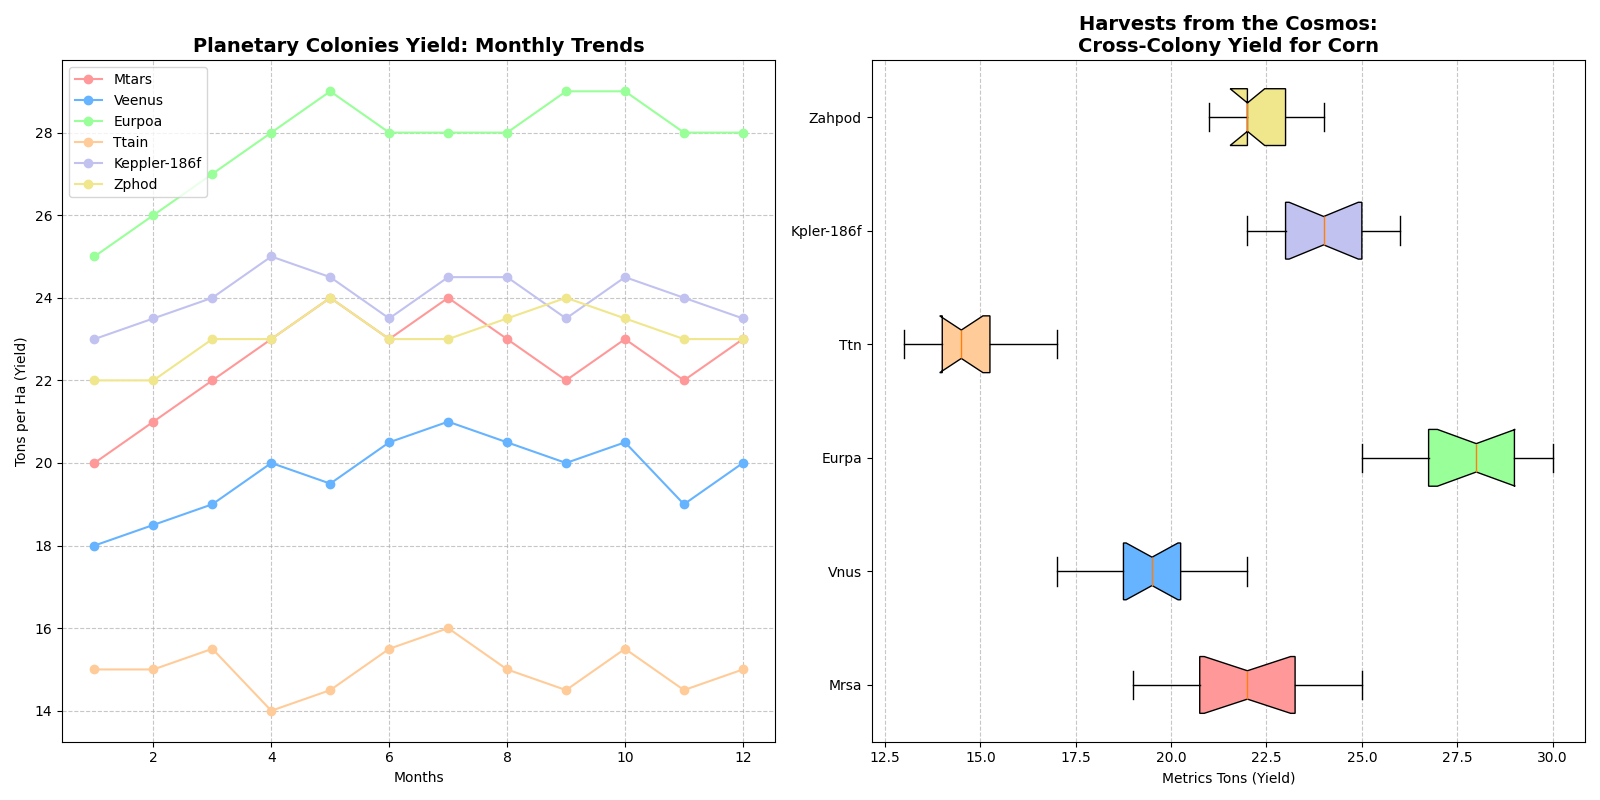

Here is the Python script that generated this plot:
import matplotlib.pyplot as plt
import numpy as np

mars_yields = [20, 23, 21, 19, 25, 22, 24, 23, 20, 22, 21, 24]
venus_yields = [18, 19, 17, 20, 19, 21, 22, 20, 19, 21, 18, 20]
europa_yields = [25, 28, 26, 30, 29, 27, 26, 28, 30, 27, 28, 29]
titan_yields = [15, 14, 16, 13, 14, 15, 17, 13, 14, 16, 15, 14]
kepler_yields = [23, 24, 25, 26, 23, 22, 24, 25, 23, 25, 24, 23]
zaphod_yields = [22, 21, 23, 22, 24, 22, 21, 23, 24, 23, 22, 22]

months = np.arange(1, 13)
mars_trend = np.array([20, 21, 22, 23, 24, 23, 24, 23, 22, 23, 22, 23])
venus_trend = np.array([18, 18.5, 19, 20, 19.5, 20.5, 21, 20.5, 20, 20.5, 19, 20])
europa_trend = np.array([25, 26, 27, 28, 29, 28, 28, 28, 29, 29, 28, 28])
titan_trend = np.array([15, 15, 15.5, 14, 14.5, 15.5, 16, 15, 14.5, 15.5, 14.5, 15])
kepler_trend = np.array([23, 23.5, 24, 25, 24.5, 23.5, 24.5, 24.5, 23.5, 24.5, 24, 23.5])
zaphod_trend = np.array([22, 22, 23, 23, 24, 23, 23, 23.5, 24, 23.5, 23, 23])

fig, axes = plt.subplots(1, 2, figsize=(16, 8))

# Place the line plot on the left (axes[0])
axes[0].plot(months, mars_trend, label='Mtars', color='#FF9999', marker='o')
axes[0].plot(months, venus_trend, label='Veenus', color='#66B3FF', marker='o')
axes[0].plot(months, europa_trend, label='Eurpoa', color='#99FF99', marker='o')
axes[0].plot(months, titan_trend, label='Ttain', color='#FFCC99', marker='o')
axes[0].plot(months, kepler_trend, label='Keppler-186f', color='#C2C2F0', marker='o')
axes[0].plot(months, zaphod_trend, label='Zphod', color='#F0E68C', marker='o')
axes[0].set_title("Planetary Colonies Yield: Monthly Trends", fontsize=14, fontweight='bold')
axes[0].set_xlabel("Months")
axes[0].set_ylabel("Tons per Ha (Yield)")
axes[0].legend(loc='upper left', fontsize=10)
axes[0].grid(True, linestyle='--', alpha=0.7)

# Place the box plot on the right (axes[1])
all_yields = [mars_yields, venus_yields, europa_yields, titan_yields, kepler_yields, zaphod_yields]
colony_names = ['Mrsa', 'Vnus', 'Eurpa', 'Ttn', 'Kpler-186f', 'Zahpod']
box = axes[1].boxplot(all_yields, vert=False, patch_artist=True, labels=colony_names, notch=True, whis=1.5)
colors = ['#FF9999', '#66B3FF', '#99FF99', '#FFCC99', '#C2C2F0', '#F0E68C']
for patch, color in zip(box['boxes'], colors):
    patch.set_facecolor(color)
axes[1].set_title("Harvests from the Cosmos:\nCross-Colony Yield for Corn", fontsize=14, fontweight='bold')
axes[1].set_xlabel("Metrics Tons (Yield)")
axes[1].grid(axis='x', linestyle='--', alpha=0.7)

plt.tight_layout()
plt.show()
